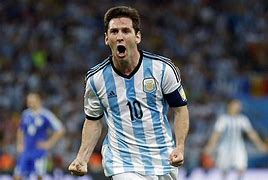
#> input picture messi.jpg, 268 x 180 px
$ python str_image.py   (older library calls are emulated)
#> lines starting #> are read from the running program, lines starting #| are printed output that depends on the picture
from PIL import Image

char_set = '''$@B%8&WM#*oahkbdpqwmZO0QLCJUYXzcvunxrjft/\|()1{}[]?-_+~<>i!lI;:,\"^`'. '''
im = Image.open('messi.jpg')
#> im is the input picture: PIL image 268x180 RGB; mean R, G, B 89.6, 91.8, 99.2
# Image.open对于彩色图像返回后图像模式都为RGB
# Image.open对于灰度图像，打开后模式都为L
im = im.resize((268, 180), Image.ANTIALIAS)
im = im.convert('L')
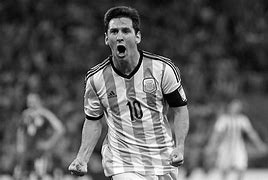
#> im: PIL image 268x180 L; min 0, max 255, mean 92
# L模式为灰色图像
# 后续可以了解各种convert()以及图像模式
im.save('messi-L.jpg')

def get_char(gray):
    if gray >= 240:
        return ' '
    else:
        return char_set[int(gray/((256.0+1)/len(char_set)))]

text = ''
for i in range(im.height):
    for j in range(im.width):
        gray = im.getpixel((j, i))  # getpixel获取图片上像素点的灰度值，返回值
        if isinstance(gray, tuple):
            # ？后续可以了解灰度图像的像素点值
            gray = int(0.2126 * gray[0] + 0.7152 * gray[1] +
            0.0722 * gray[2])
        text += get_char(gray)
    text += '\n'

with open('pic.txt', 'w') as f:
    f.write(text)
